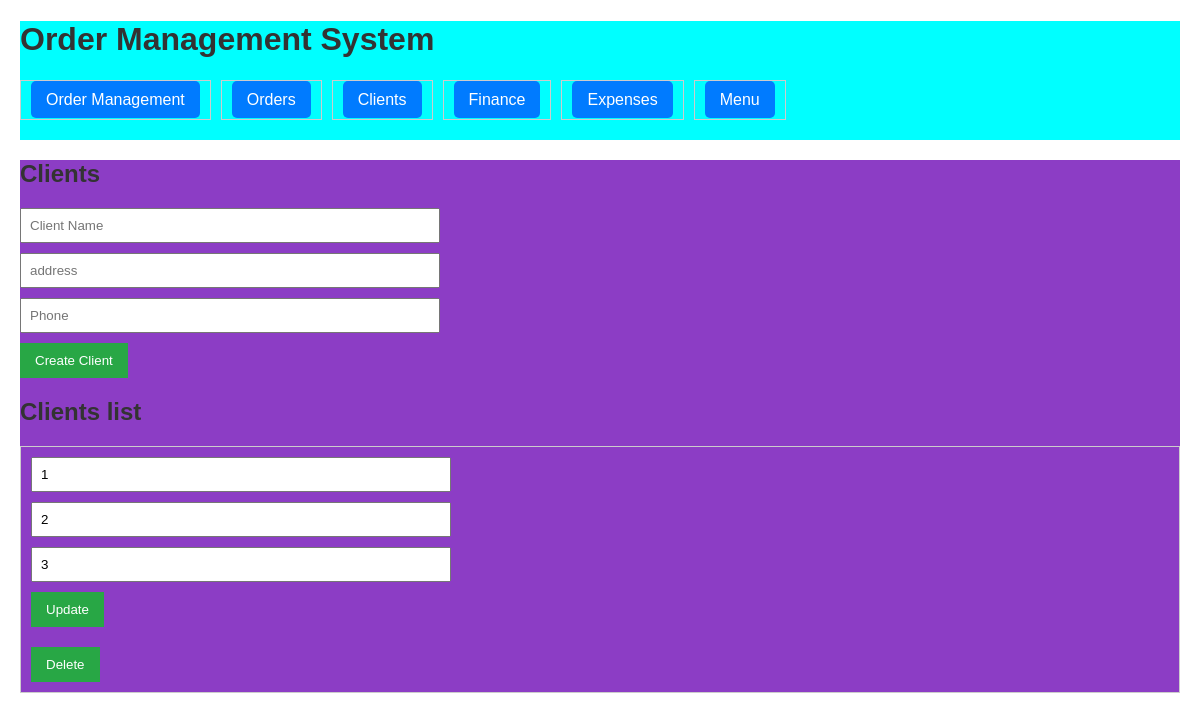
The app's page /clients, older data.
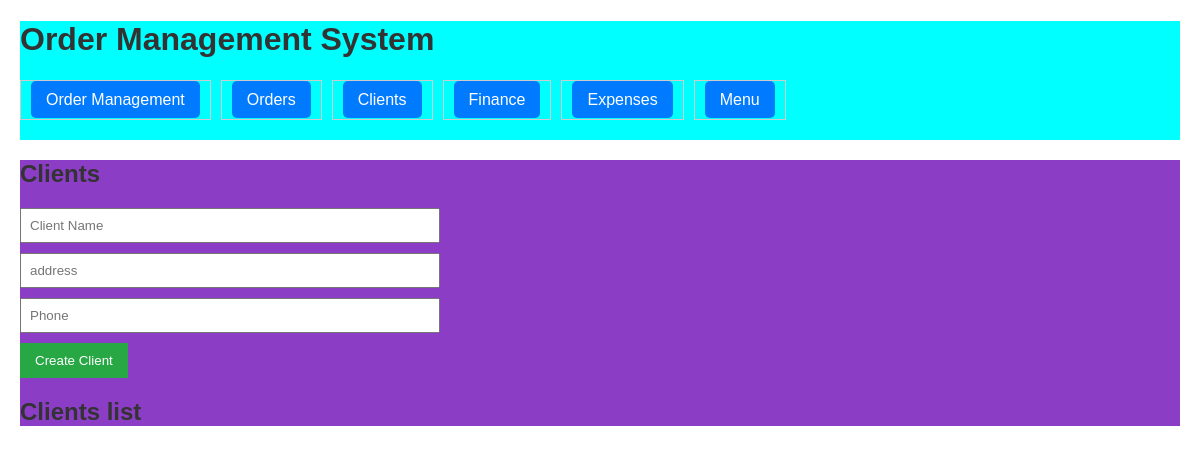
The same page, newer data.
### models.py (models this page shows)
class Clients(db.Model):
    id = db.Column(db.Integer, primary_key=True)
    client_name = db.Column(db.String(100), nullable=False)
    address = db.Column(db.String(100), nullable=False)
    phone = db.Column(db.String(100), nullable=False)

### app.py (the view)
@app.route('/clients')
def clients():
    clients = Clients.query.all()
    return render_template('clients.html', clients=clients)

### templates/clients.html (shortened to what this page needs)
{% extends "base.html" %}
{% block content %}
<div id="container">
    <h2>Clients</h2>
    <form action="/clients" method="POST">
        <input type="text" name="client_name" placeholder="Client Name" required>
        <input type="text" name="address" placeholder="address" required>
        <input type="tel" name="phone" placeholder="Phone" required>
        <button type="submit">Create Client</button>
    </form>
    <h2>Clients list</h2>
    <ul>
        {% for client in clients %}
        <li>
            <form action="/clients/{{ client.id }}/update" method="POST">
                <input type="text" name="client_name" value="{{ client.client_name }}" required>
                <input type="text" name="address" value="{{ client.address }}" required>
                <input type="text" name="phone" value="{{ client.phone }}" required>
                <button type="submit">Update</button>
            </form>
            <form action="/clients/{{ client.id }}/delete" method="POST" style="display:inline;">
                <button type="submit">Delete</button>
            </form>
        </li>
        {% endfor %}
    </ul>
</div>
{% endblock %}

### templates/base.html (shortened to what this page needs)
<!DOCTYPE html>
<html lang="en">
<head>
    <link rel="stylesheet" href="/static/css/styles.css">
</head>
<body>
    <header>
        <h1>Order Management System</h1>
        <nav>
            <ul>
                <li><a href="{{ url_for('order_management') }}">Order Management</a></li>
                <li><a href="{{ url_for('orders') }}">Orders</a></li>
                <li><a href="{{ url_for('clients') }}">Clients</a></li>
                <li><a href="{{ url_for('finance') }}">Finance</a></li>
                <li><a href="{{ url_for('expenses') }}">Expenses</a></li>
                <li><a href="{{ url_for('menu') }}">Menu</a></li>
            </ul>
        </nav>
    </header>
    <main>
        {% block content %}{% endblock %}
    </main>
</body>
</html>

### static/css/styles.css (style rules this page uses)
body { font-family: Arial, sans-serif; margin: 20px; }
h1, h2 { color: #333; }
nav ul { list-style-type: none; padding: 0; margin: 0; display: flex; gap: 10px; }
nav ul li { display: inline; }
nav ul li a { text-decoration: none; padding: 10px 15px; background-color: #007bff; color: white; border-radius: 5px; }
form { margin-bottom: 20px; }
input, textarea, select { display: block; margin-bottom: 10px; padding: 8px; width: 100%; max-width: 400px; }
button { padding: 10px 15px; background-color: #28a745; color: white; border: none; cursor: pointer; }
ul { list-style-type: none; padding: 0; }
li { margin-bottom: 20px; padding: 10px; border: 1px solid #ccc; }
header { background-color: aqua; }
#container { background-color: #8c3dc5; }

Row changes from the older to the newer data that the page shows:
removed Clients: client_name "1", address "2", phone "3"
